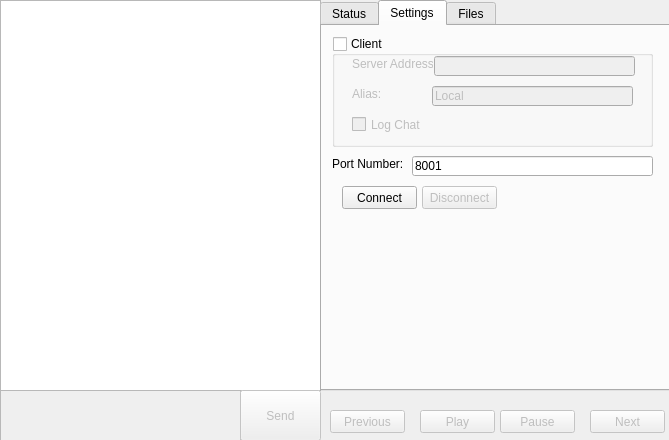
<?xml version="1.0" encoding="UTF-8"?>
<ui version="4.0">
 <class>MainWindow</class>
 <widget class="QMainWindow" name="MainWindow">
  <property name="geometry">
   <rect>
    <x>0</x>
    <y>0</y>
    <width>669</width>
    <height>440</height>
   </rect>
  </property>
  <property name="minimumSize">
   <size>
    <width>669</width>
    <height>440</height>
   </size>
  </property>
  <property name="maximumSize">
   <size>
    <width>669</width>
    <height>440</height>
   </size>
  </property>
  <property name="windowTitle">
   <string>Kidnapster - Disconnected</string>
  </property>
  <widget class="QWidget" name="centralWidget">
   <property name="minimumSize">
    <size>
     <width>0</width>
     <height>0</height>
    </size>
   </property>
   <property name="maximumSize">
    <size>
     <width>1366</width>
     <height>768</height>
    </size>
   </property>
   <widget class="QPlainTextEdit" name="chatScreen">
    <property name="geometry">
     <rect>
      <x>0</x>
      <y>0</y>
      <width>321</width>
      <height>391</height>
     </rect>
    </property>
    <property name="cursor" stdset="0">
     <cursorShape>IBeamCursor</cursorShape>
    </property>
    <property name="tabStopWidth">
     <number>4</number>
    </property>
    <property name="textInteractionFlags">
     <set>Qt::TextSelectableByMouse</set>
    </property>
   </widget>
   <widget class="QPlainTextEdit" name="typeScreen">
    <property name="enabled">
     <bool>false</bool>
    </property>
    <property name="geometry">
     <rect>
      <x>0</x>
      <y>390</y>
      <width>241</width>
      <height>51</height>
     </rect>
    </property>
    <property name="cursor" stdset="0">
     <cursorShape>IBeamCursor</cursorShape>
    </property>
   </widget>
   <widget class="QPushButton" name="sendButton">
    <property name="enabled">
     <bool>false</bool>
    </property>
    <property name="geometry">
     <rect>
      <x>240</x>
      <y>390</y>
      <width>81</width>
      <height>51</height>
     </rect>
    </property>
    <property name="text">
     <string>Send</string>
    </property>
   </widget>
   <widget class="QTabWidget" name="tabWidget">
    <property name="enabled">
     <bool>true</bool>
    </property>
    <property name="geometry">
     <rect>
      <x>320</x>
      <y>0</y>
      <width>351</width>
      <height>391</height>
     </rect>
    </property>
    <property name="autoFillBackground">
     <bool>false</bool>
    </property>
    <property name="tabPosition">
     <enum>QTabWidget::North</enum>
    </property>
    <property name="tabShape">
     <enum>QTabWidget::Rounded</enum>
    </property>
    <property name="currentIndex">
     <number>1</number>
    </property>
    <widget class="QWidget" name="statusTab">
     <attribute name="title">
      <string>Status</string>
     </attribute>
     <widget class="QLabel" name="statusLabel">
      <property name="geometry">
       <rect>
        <x>10</x>
        <y>97</y>
        <width>41</width>
        <height>16</height>
       </rect>
      </property>
      <property name="text">
       <string>Status:</string>
      </property>
     </widget>
     <widget class="QLabel" name="statusText">
      <property name="geometry">
       <rect>
        <x>150</x>
        <y>97</y>
        <width>71</width>
        <height>16</height>
       </rect>
      </property>
      <property name="styleSheet">
       <string notr="true">color: green;</string>
      </property>
      <property name="text">
       <string>Disconnected</string>
      </property>
     </widget>
     <widget class="QLabel" name="songLabel">
      <property name="geometry">
       <rect>
        <x>10</x>
        <y>117</y>
        <width>71</width>
        <height>16</height>
       </rect>
      </property>
      <property name="text">
       <string>Song Playing:</string>
      </property>
     </widget>
     <widget class="QLabel" name="songText">
      <property name="geometry">
       <rect>
        <x>150</x>
        <y>117</y>
        <width>51</width>
        <height>16</height>
       </rect>
      </property>
      <property name="text">
       <string>None</string>
      </property>
     </widget>
     <widget class="QGroupBox" name="logBox">
      <property name="geometry">
       <rect>
        <x>10</x>
        <y>0</y>
        <width>321</width>
        <height>91</height>
       </rect>
      </property>
      <property name="title">
       <string>Log Locations</string>
      </property>
      <widget class="QLabel" name="errorLogLabel">
       <property name="geometry">
        <rect>
         <x>10</x>
         <y>20</y>
         <width>51</width>
         <height>16</height>
        </rect>
       </property>
       <property name="text">
        <string>Error Log:</string>
       </property>
      </widget>
      <widget class="QLabel" name="logLabel">
       <property name="geometry">
        <rect>
         <x>10</x>
         <y>40</y>
         <width>46</width>
         <height>13</height>
        </rect>
       </property>
       <property name="text">
        <string>Log:</string>
       </property>
      </widget>
      <widget class="QLabel" name="chatLogLabel">
       <property name="geometry">
        <rect>
         <x>10</x>
         <y>60</y>
         <width>51</width>
         <height>16</height>
        </rect>
       </property>
       <property name="text">
        <string>Chat Log:</string>
       </property>
      </widget>
      <widget class="QLabel" name="errorLogText">
       <property name="geometry">
        <rect>
         <x>140</x>
         <y>20</y>
         <width>101</width>
         <height>16</height>
        </rect>
       </property>
       <property name="styleSheet">
        <string notr="true">color: red;</string>
       </property>
       <property name="text">
        <string>./logs/error_log.log</string>
       </property>
      </widget>
      <widget class="QLabel" name="logText">
       <property name="geometry">
        <rect>
         <x>140</x>
         <y>40</y>
         <width>71</width>
         <height>16</height>
        </rect>
       </property>
       <property name="styleSheet">
        <string notr="true">color: red;</string>
       </property>
       <property name="text">
        <string>./logs/log.log</string>
       </property>
      </widget>
      <widget class="QLabel" name="chatLogText">
       <property name="geometry">
        <rect>
         <x>140</x>
         <y>60</y>
         <width>171</width>
         <height>16</height>
        </rect>
       </property>
       <property name="styleSheet">
        <string notr="true">color: red;</string>
       </property>
       <property name="text">
        <string>./logs/chat_log_(msAfterEpoch).log</string>
       </property>
      </widget>
     </widget>
     <widget class="QLabel" name="fileTransferLabel">
      <property name="geometry">
       <rect>
        <x>10</x>
        <y>137</y>
        <width>91</width>
        <height>16</height>
       </rect>
      </property>
      <property name="text">
       <string>File Transferring:</string>
      </property>
     </widget>
     <widget class="QLabel" name="fileTransferText">
      <property name="geometry">
       <rect>
        <x>150</x>
        <y>137</y>
        <width>46</width>
        <height>13</height>
       </rect>
      </property>
      <property name="text">
       <string>None</string>
      </property>
     </widget>
     <widget class="QProgressBar" name="transferProgress">
      <property name="geometry">
       <rect>
        <x>10</x>
        <y>160</y>
        <width>321</width>
        <height>20</height>
       </rect>
      </property>
      <property name="styleSheet">
       <string notr="true">background-color: red;</string>
      </property>
      <property name="value">
       <number>0</number>
      </property>
     </widget>
    </widget>
    <widget class="QWidget" name="settingsTab">
     <attribute name="title">
      <string>Settings</string>
     </attribute>
     <widget class="QPushButton" name="connectButton">
      <property name="geometry">
       <rect>
        <x>20</x>
        <y>160</y>
        <width>75</width>
        <height>23</height>
       </rect>
      </property>
      <property name="text">
       <string>Connect</string>
      </property>
     </widget>
     <widget class="QGroupBox" name="client">
      <property name="enabled">
       <bool>true</bool>
      </property>
      <property name="geometry">
       <rect>
        <x>10</x>
        <y>10</y>
        <width>321</width>
        <height>111</height>
       </rect>
      </property>
      <property name="title">
       <string>Client</string>
      </property>
      <property name="checkable">
       <bool>true</bool>
      </property>
      <property name="checked">
       <bool>false</bool>
      </property>
      <widget class="QLineEdit" name="serverAddrBox">
       <property name="geometry">
        <rect>
         <x>102</x>
         <y>20</y>
         <width>201</width>
         <height>20</height>
        </rect>
       </property>
      </widget>
      <widget class="QLabel" name="serverAddrLabel">
       <property name="geometry">
        <rect>
         <x>20</x>
         <y>20</y>
         <width>81</width>
         <height>16</height>
        </rect>
       </property>
       <property name="text">
        <string>Server Address:</string>
       </property>
      </widget>
      <widget class="QLineEdit" name="aliasBox">
       <property name="geometry">
        <rect>
         <x>100</x>
         <y>50</y>
         <width>201</width>
         <height>20</height>
        </rect>
       </property>
       <property name="text">
        <string>Local</string>
       </property>
      </widget>
      <widget class="QLabel" name="aliasLabel">
       <property name="geometry">
        <rect>
         <x>20</x>
         <y>50</y>
         <width>81</width>
         <height>16</height>
        </rect>
       </property>
       <property name="text">
        <string>Alias:</string>
       </property>
      </widget>
      <widget class="QCheckBox" name="logChatBox">
       <property name="geometry">
        <rect>
         <x>20</x>
         <y>80</y>
         <width>70</width>
         <height>17</height>
        </rect>
       </property>
       <property name="text">
        <string>Log Chat</string>
       </property>
      </widget>
     </widget>
     <widget class="QLineEdit" name="portBox">
      <property name="geometry">
       <rect>
        <x>90</x>
        <y>130</y>
        <width>241</width>
        <height>20</height>
       </rect>
      </property>
      <property name="text">
       <string>8001</string>
      </property>
     </widget>
     <widget class="QLabel" name="portLabel">
      <property name="geometry">
       <rect>
        <x>10</x>
        <y>130</y>
        <width>71</width>
        <height>16</height>
       </rect>
      </property>
      <property name="text">
       <string>Port Number:</string>
      </property>
     </widget>
     <widget class="QPushButton" name="disconnectButton">
      <property name="enabled">
       <bool>false</bool>
      </property>
      <property name="geometry">
       <rect>
        <x>100</x>
        <y>160</y>
        <width>75</width>
        <height>23</height>
       </rect>
      </property>
      <property name="text">
       <string>Disconnect</string>
      </property>
      <property name="checkable">
       <bool>false</bool>
      </property>
     </widget>
    </widget>
    <widget class="QWidget" name="fileTab">
     <property name="enabled">
      <bool>false</bool>
     </property>
     <attribute name="title">
      <string>Files</string>
     </attribute>
     <widget class="QGroupBox" name="sendfileBox">
      <property name="geometry">
       <rect>
        <x>10</x>
        <y>0</y>
        <width>321</width>
        <height>101</height>
       </rect>
      </property>
      <property name="title">
       <string>Send File</string>
      </property>
      <widget class="QLabel" name="sendFileLabel">
       <property name="geometry">
        <rect>
         <x>10</x>
         <y>20</y>
         <width>81</width>
         <height>16</height>
        </rect>
       </property>
       <property name="text">
        <string>Send File:</string>
       </property>
      </widget>
      <widget class="QLineEdit" name="pathBox">
       <property name="geometry">
        <rect>
         <x>10</x>
         <y>40</y>
         <width>301</width>
         <height>20</height>
        </rect>
       </property>
      </widget>
      <widget class="QPushButton" name="browseButton">
       <property name="geometry">
        <rect>
         <x>150</x>
         <y>70</y>
         <width>75</width>
         <height>23</height>
        </rect>
       </property>
       <property name="text">
        <string>Browse</string>
       </property>
      </widget>
      <widget class="QPushButton" name="sendFileButton">
       <property name="geometry">
        <rect>
         <x>230</x>
         <y>70</y>
         <width>75</width>
         <height>23</height>
        </rect>
       </property>
       <property name="text">
        <string>Send</string>
       </property>
      </widget>
     </widget>
     <widget class="QGroupBox" name="downloadSongBox">
      <property name="geometry">
       <rect>
        <x>10</x>
        <y>110</y>
        <width>321</width>
        <height>51</height>
       </rect>
      </property>
      <property name="title">
       <string>Download Current Song</string>
      </property>
      <widget class="QLabel" name="currentSongLabel">
       <property name="geometry">
        <rect>
         <x>10</x>
         <y>20</y>
         <width>71</width>
         <height>16</height>
        </rect>
       </property>
       <property name="text">
        <string>Current Song:</string>
       </property>
      </widget>
      <widget class="QPushButton" name="downloadCurrentSongButton">
       <property name="geometry">
        <rect>
         <x>230</x>
         <y>20</y>
         <width>75</width>
         <height>23</height>
        </rect>
       </property>
       <property name="text">
        <string>Download</string>
       </property>
      </widget>
      <widget class="QLabel" name="currentSongText">
       <property name="geometry">
        <rect>
         <x>90</x>
         <y>20</y>
         <width>131</width>
         <height>16</height>
        </rect>
       </property>
       <property name="text">
        <string>None</string>
       </property>
      </widget>
     </widget>
     <widget class="QLabel" name="serverFilesLabel">
      <property name="geometry">
       <rect>
        <x>10</x>
        <y>170</y>
        <width>61</width>
        <height>16</height>
       </rect>
      </property>
      <property name="text">
       <string>Server Files:</string>
      </property>
     </widget>
     <widget class="QPushButton" name="downloadSongButton">
      <property name="geometry">
       <rect>
        <x>260</x>
        <y>190</y>
        <width>75</width>
        <height>23</height>
       </rect>
      </property>
      <property name="text">
       <string>Download</string>
      </property>
     </widget>
     <widget class="QPushButton" name="refreshServerFilesButton">
      <property name="geometry">
       <rect>
        <x>260</x>
        <y>280</y>
        <width>75</width>
        <height>23</height>
       </rect>
      </property>
      <property name="text">
       <string>Refresh</string>
      </property>
     </widget>
     <widget class="QListWidget" name="serverFilesView">
      <property name="geometry">
       <rect>
        <x>10</x>
        <y>190</y>
        <width>241</width>
        <height>171</height>
       </rect>
      </property>
     </widget>
     <widget class="QLineEdit" name="filterBox">
      <property name="geometry">
       <rect>
        <x>261</x>
        <y>250</y>
        <width>71</width>
        <height>20</height>
       </rect>
      </property>
     </widget>
     <widget class="QLabel" name="filterLabel">
      <property name="geometry">
       <rect>
        <x>260</x>
        <y>230</y>
        <width>71</width>
        <height>16</height>
       </rect>
      </property>
      <property name="text">
       <string>Filter:</string>
      </property>
     </widget>
    </widget>
   </widget>
   <widget class="QPushButton" name="previousButton">
    <property name="enabled">
     <bool>false</bool>
    </property>
    <property name="geometry">
     <rect>
      <x>330</x>
      <y>410</y>
      <width>75</width>
      <height>23</height>
     </rect>
    </property>
    <property name="text">
     <string>Previous</string>
    </property>
   </widget>
   <widget class="QPushButton" name="playButton">
    <property name="enabled">
     <bool>false</bool>
    </property>
    <property name="geometry">
     <rect>
      <x>420</x>
      <y>410</y>
      <width>75</width>
      <height>23</height>
     </rect>
    </property>
    <property name="text">
     <string>Play</string>
    </property>
   </widget>
   <widget class="QPushButton" name="nextButton">
    <property name="enabled">
     <bool>false</bool>
    </property>
    <property name="geometry">
     <rect>
      <x>590</x>
      <y>410</y>
      <width>75</width>
      <height>23</height>
     </rect>
    </property>
    <property name="text">
     <string>Next</string>
    </property>
   </widget>
   <widget class="QPushButton" name="pauseButton">
    <property name="enabled">
     <bool>false</bool>
    </property>
    <property name="geometry">
     <rect>
      <x>500</x>
      <y>410</y>
      <width>75</width>
      <height>23</height>
     </rect>
    </property>
    <property name="text">
     <string>Pause</string>
    </property>
   </widget>
  </widget>
  <action name="actionConnect">
   <property name="text">
    <string>Connect</string>
   </property>
   <property name="shortcut">
    <string>Ctrl+C</string>
   </property>
  </action>
  <action name="actionDisconnect">
   <property name="text">
    <string>Disconnect</string>
   </property>
   <property name="shortcut">
    <string>Ctrl+D</string>
   </property>
  </action>
  <action name="actionExit">
   <property name="text">
    <string>Exit</string>
   </property>
  </action>
  <action name="actionAbout">
   <property name="text">
    <string>About</string>
   </property>
  </action>
  <action name="actionManual">
   <property name="text">
    <string>Manual</string>
   </property>
   <property name="shortcut">
    <string>F1</string>
   </property>
  </action>
 </widget>
 <layoutdefault spacing="6" margin="11"/>
 <resources/>
 <connections/>
</ui>
